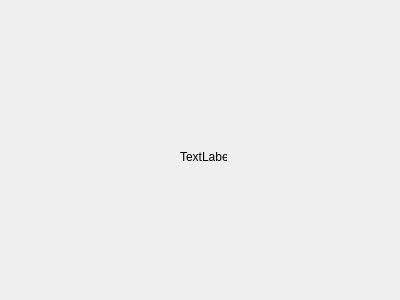
<?xml version="1.0" encoding="UTF-8"?>
<ui version="4.0">
 <class>ImageDialog</class>
 <widget class="QDialog" name="ImageDialog">
  <property name="geometry">
   <rect>
    <x>0</x>
    <y>0</y>
    <width>400</width>
    <height>300</height>
   </rect>
  </property>
  <property name="windowTitle">
   <string>Dialog</string>
  </property>
  <widget class="QLabel" name="imageLabel">
   <property name="geometry">
    <rect>
     <x>180</x>
     <y>150</y>
     <width>47</width>
     <height>13</height>
    </rect>
   </property>
   <property name="text">
    <string>TextLabel</string>
   </property>
  </widget>
 </widget>
 <resources/>
 <connections/>
</ui>
